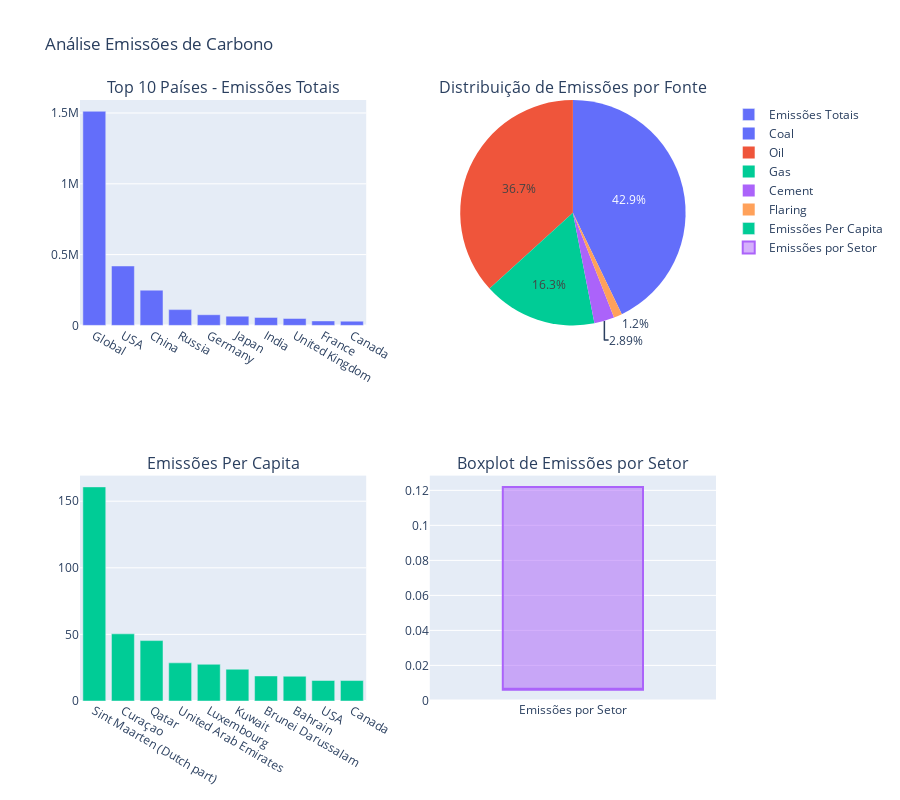
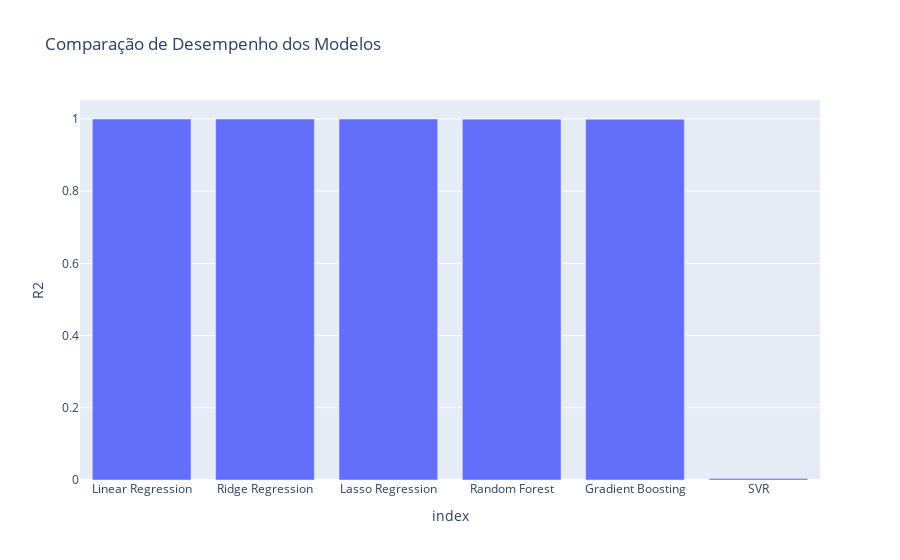
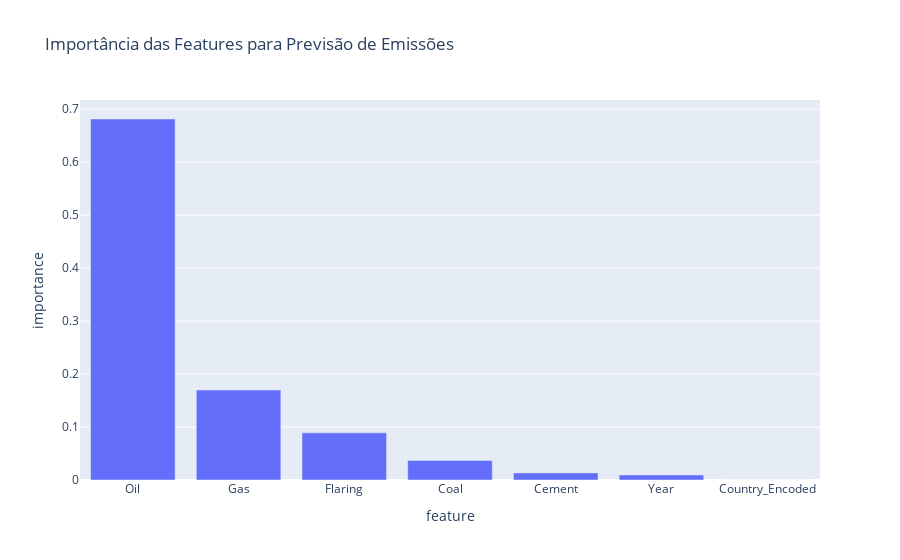
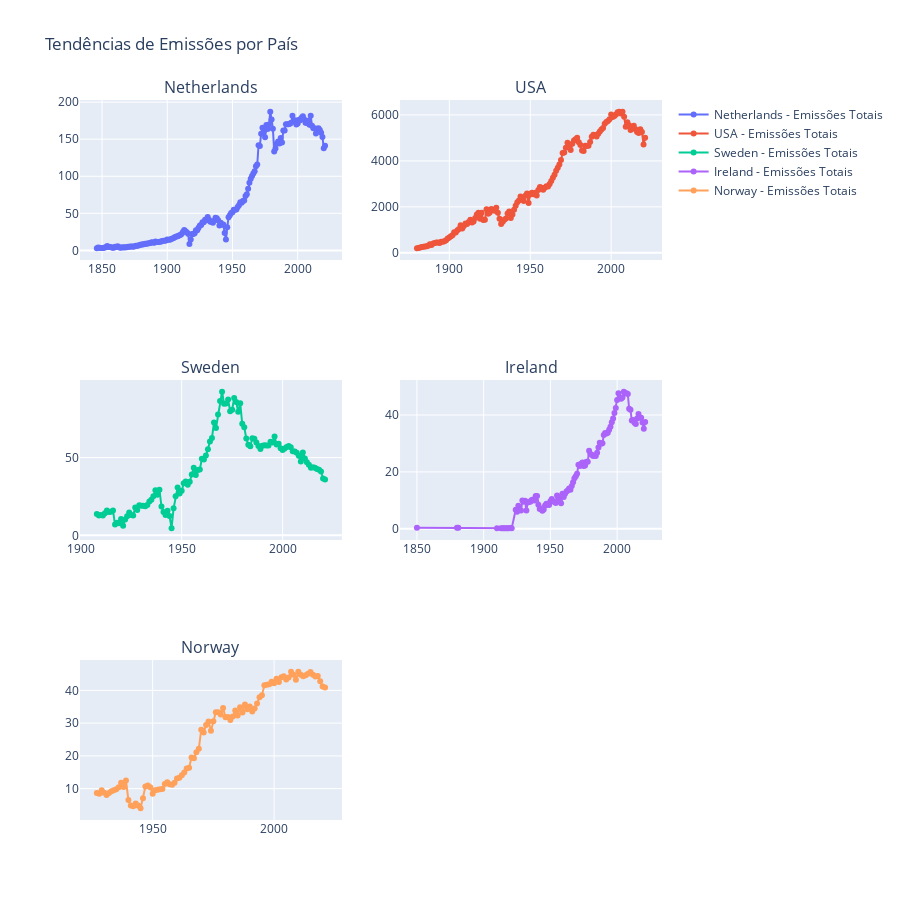

Notebook cell for these charts, in order:
### Markdown cell above
# Análise da Pegada de Carbono

O código realiza as seguintes etapas:

### 1. **Análise Exploratória Multimodal**
   - **Gráfico de Emissões Totais por País**: Exibe os 10 países com as maiores emissões totais de carbono.
   - **Distribuição das Fontes de Emissão**: Cria um gráfico de pizza mostrando a contribuição de diferentes fontes de emissão (Carvão, Petróleo, Gás, Cimento e Flaring).
   - **Emissões Per Capita**: Exibe as emissões médias per capita nos 10 países com maior emissão.
   - **Boxplot de Emissões por Setor**: Apresenta a variação das emissões por setor em um gráfico de caixa.

### 2. **Modelagem Preditiva Avançada**
   - **Previsão de Emissões**: Aplica diversos modelos de regressão (Linear, Ridge, Lasso, Random Forest, Gradient Boosting, e SVR) para prever as emissões totais.
   - **Avaliação de Modelos**: Compara os modelos com base em métricas como MSE, R2 e MAE.
   - **Importância das Variáveis**: Exibe a importância das variáveis para a previsão das emissões usando Random Forest.

### 3. **Análise Temporal Profunda**
   - **Tendência das Emissões**: Exibe gráficos de séries temporais para os 5 países com mais dados, mostrando as tendências de emissões ao longo do tempo.
   - **Regressão Polinomial**: Aplica uma regressão polinomial para identificar tendências e prever as emissões futuras de um país.

## Objetivo

O código visa fornecer uma análise completa da pegada de carbono, avaliando as emissões por diferentes países, fontes e setores, além de utilizar modelos preditivos para entender e projetar o comportamento futuro das emissões.

---

### Code cell
class AnalisePegadaCarbonoPro:
    def __init__(self, caminho_dataset1, caminho_dataset2):
        # Carregamento dos datasets
        self.df_setores = self._carregar_preparar_dados(caminho_dataset1, 'setores')
        self.df_fontes = self._carregar_preparar_dados(caminho_dataset2, 'fontes')
        
        plt.style.use('ggplot')
        
    def _carregar_preparar_dados(self, caminho, tipo='setores'):
        try:
            df = pd.read_csv(caminho)
            
            if tipo == 'setores':
                # Tratamentos para dataset de setores
                df.dropna(subset=['country', 'sector', 'value'], inplace=True)
                df['timestamp'] = pd.to_datetime(df['timestamp'], unit='s')
                df['year'] = df['timestamp'].dt.year
            
            elif tipo == 'fontes':
                # Tratamentos para dataset de fontes
                colunas_interesse = [
                    'Country', 'Year', 'Total', 
                    'Coal', 'Oil', 'Gas', 
                    'Cement', 'Flaring', 'Per Capita'
                ]
                
                colunas_existentes = [col for col in colunas_interesse if col in df.columns]
                df = df[colunas_existentes]
                
                df.dropna(inplace=True)
            
            return df
        
        except Exception as e:
            print(f"Erro no carregamento dos dados ({tipo}): {e}")
            return None
    
    def analise_exploratoria_multimodal(self):
        # 1. Análise de Distribuição de Emissões
        fig = make_subplots(
            rows=2, cols=2, 
            subplot_titles=(
                'Top 10 Países - Emissões Totais', 
                'Distribuição de Emissões por Fonte',
                'Emissões Per Capita', 
                'Boxplot de Emissões por Setor'
            ),
            specs=[[{'type': 'xy'}, {'type': 'domain'}], [{'type': 'xy'}, {'type': 'xy'}]]
        )
        
        # Top 10 Países
        top_paises = self.df_fontes.groupby('Country')['Total'].sum().nlargest(10)
        fig.add_trace(
            go.Bar(x=top_paises.index, y=top_paises.values, name='Emissões Totais'),
            row=1, col=1
        )
        
        # Distribuição de Emissões por Fonte
        fontes = ['Coal', 'Oil', 'Gas', 'Cement', 'Flaring']
        emissoes_por_fonte = self.df_fontes[fontes].sum()
        fig.add_trace(
            go.Pie(
                labels=emissoes_por_fonte.index, 
                values=emissoes_por_fonte.values, 
                name='Fontes de Emissão'
            ),
            row=1, col=2
        )
        
        # Emissões Per Capita Top 10
        top_paises_per_capita = self.df_fontes.groupby('Country')['Per Capita'].mean().nlargest(10)
        fig.add_trace(
            go.Bar(x=top_paises_per_capita.index, y=top_paises_per_capita.values, name='Emissões Per Capita'),
            row=2, col=1
        )
        
        # Boxplot de Emissões por Setor
        boxplot_setores = self.df_setores.boxplot(column='value', by='sector')
        fig.add_trace(
            go.Box(y=boxplot_setores.get_lines()[0].get_ydata(), name='Emissões por Setor'),
            row=2, col=2
        )
        
        fig.update_layout(height=800, title_text="Análise Emissões de Carbono")
        fig.show()
    
    def modelagem_preditiva_avancada(self):
        # Preparação dos dados
        df_ml = self.df_fontes.copy()
        
        # Encoding de países
        le = LabelEncoder()
        df_ml['Country_Encoded'] = le.fit_transform(df_ml['Country'])
        
        # Seleção de features
        features = ['Year', 'Country_Encoded', 'Coal', 'Oil', 'Gas', 'Cement', 'Flaring']
        X = df_ml[features]
        y_total = df_ml['Total']
        y_per_capita = df_ml['Per Capita']
        
        # Divisão treino-teste
        X_train, X_test, y_train, y_test = train_test_split(X, y_total, test_size=0.2, random_state=42)
        
        modelos = {
            'Linear Regression': LinearRegression(),
            'Ridge Regression': Ridge(),
            'Lasso Regression': Lasso(),
            'Random Forest': RandomForestRegressor(n_estimators=100),
            'Gradient Boosting': GradientBoostingRegressor(),
            'SVR': SVR(kernel='rbf')
        }
        
        resultados = {}
        
        for nome, modelo in modelos.items():
            pipeline = Pipeline([
                ('scaler', StandardScaler()),
                ('regressor', modelo)
            ])
            
            # Treinamento e avaliação
            pipeline.fit(X_train, y_train)
            y_pred = pipeline.predict(X_test)
            
            # Métricas de desempenho
            resultados[nome] = {
                'MSE': mean_squared_error(y_test, y_pred),
                'R2': r2_score(y_test, y_pred),
                'MAE': mean_absolute_error(y_test, y_pred)
            }
        
        # Visualização de resultados
        resultados_df = pd.DataFrame.from_dict(resultados, orient='index')
        fig = px.bar(
            resultados_df, 
            x=resultados_df.index, 
            y='R2', 
            title='Comparação de Desempenho dos Modelos'
        )
        fig.show()
        
        # Análise de Importância de Features
        rf = RandomForestRegressor(n_estimators=100)
        rf.fit(X_train, y_train)
        
        feature_importance = pd.DataFrame({
            'feature': features,
            'importance': rf.feature_importances_
        }).sort_values('importance', ascending=False)
        
        fig_features = px.bar(
            feature_importance, 
            x='feature', 
            y='importance', 
            title='Importância das Features para Previsão de Emissões'
        )
        fig_features.show()
    
    def analise_temporal_profunda(self):
        # Séries temporais por país
        paises_principais = self.df_fontes['Country'].value_counts().head(5).index
        
        fig = make_subplots(rows=3, cols=2, subplot_titles=paises_principais)
        
        for i, pais in enumerate(paises_principais, 1):
            dados_pais = self.df_fontes[self.df_fontes['Country'] == pais]
            
            # Emissões totais
            fig.add_trace(
                go.Scatter(
                    x=dados_pais['Year'], 
                    y=dados_pais['Total'], 
                    mode='lines+markers',
                    name=f'{pais} - Emissões Totais'
                ),
                row=(i-1)//2 + 1, col=(i-1)%2 + 1
            )
        
        fig.update_layout(height=900, title_text="Tendências de Emissões por País")
        fig.show()
        
        # Exemplo simplificado para o país com mais dados
        pais_analise = paises_principais[0]
        dados_pais = self.df_fontes[self.df_fontes['Country'] == pais_analise]
        
        # Regressão polinomial para capturar tendência
        from sklearn.preprocessing import PolynomialFeatures
        from sklearn.pipeline import make_pipeline
        
        X = dados_pais['Year'].values.reshape(-1, 1)
        y = dados_pais['Total'].values
        
        modelo_tendencia = make_pipeline(
            PolynomialFeatures(degree=3), 
            LinearRegression()
        )
        modelo_tendencia.fit(X, y)
        
        tendencia = modelo_tendencia.predict(X)
        
        plt.figure(figsize=(12, 6))
        plt.plot(X, y, label='Dados Originais')
        plt.plot(X, tendencia, label='Tendência', color='red')
        plt.title(f'Análise de Tendência para {pais_analise}')
        plt.xlabel('Ano')
        plt.ylabel('Emissões Totais')
        plt.legend()
        plt.show()
    
    def executar_analise_completa(self):
        print("\n Análise Pegada de Carbono")
        
        print("\n Análise Exploratória Multimodal:")
        self.analise_exploratoria_multimodal()
        
        print("\n Modelagem Preditiva:")
        self.modelagem_preditiva_avancada()
        
        print("\n Análise Temporal:")
        self.analise_temporal_profunda()

if __name__ == "__main__":
    caminho_dataset1 = 'Data/dataset.csv'  
    caminho_dataset2 = 'Data/GCB2022v27_MtCO2_flat.csv'
    
    projeto = AnalisePegadaCarbonoPro(caminho_dataset1, caminho_dataset2)
    projeto.executar_analise_completa()

### Figure 1 — Plotly figure (JSON) as saved in the notebook; plotly's stock layout.template omitted (floating-point values rounded to 4 significant figures)
{"data": [{"name": "Emissões Totais", "type": "bar", "x": ["Global", "USA", "China", "Russia", "Germany", "Japan", "India", "United Kingdom", "France", "Canada"], "xaxis": "x", "y": [1512000.0, 419400.0, 248700.0, 111300.0, 75170.0, 65060.0, 56190.0, 48720.0, 31390.0, 29760.0], "yaxis": "y"}, {"domain": {"x": [0.55, 1], "y": [0.625, 1]}, "labels": ["Coal", "Oil", "Gas", "Cement", "Flaring"], "name": "Fontes de Emissão", "type": "pie", "values": [1322000.0, 1134000.0, 503200.0, 89150.0, 36910.0]}, {"name": "Emissões Per Capita", "type": "bar", "x": ["Sint Maarten (Dutch part)", "Curaçao", "Qatar", "United Arab Emirates", "Luxembourg", "Kuwait", "Brunei Darussalam", "Bahrain", "USA", "Canada"], "xaxis": "x2", "y": [160.8, 50.42, 45.36, 28.64, 27.56, 23.86, 18.81, 18.58, 15.38, 15.37], "yaxis": "y2"}, {"name": "Emissões por Setor", "type": "box", "xaxis": "x3", "y": [0.006101, 0.006101, 0.122, 0.122, 0.006101], "yaxis": "y3"}], "layout": {"annotations": [{"font": {"size": 16}, "showarrow": false, "text": "Top 10 Países - Emissões Totais", "x": 0.225, "xanchor": "center", "xref": "paper", "y": 1, "yanchor": "bottom", "yref": "paper"}, {"font": {"size": 16}, "showarrow": false, "text": "Distribuição de Emissões por Fonte", "x": 0.775, "xanchor": "center", "xref": "paper", "y": 1, "yanchor": "bottom", "yref": "paper"}, {"font": {"size": 16}, "showarrow": false, "text": "Emissões Per Capita", "x": 0.225, "xanchor": "center", "xref": "paper", "y": 0.375, "yanchor": "bottom", "yref": "paper"}, {"font": {"size": 16}, "showarrow": false, "text": "Boxplot de Emissões por Setor", "x": 0.775, "xanchor": "center", "xref": "paper", "y": 0.375, "yanchor": "bottom", "yref": "paper"}], "height": 800, "title": {"text": "Análise Emissões de Carbono"}, "xaxis": {"anchor": "y", "domain": [0, 0.45]}, "xaxis2": {"anchor": "y2", "domain": [0, 0.45]}, "xaxis3": {"anchor": "y3", "domain": [0.55, 1]}, "yaxis": {"anchor": "x", "domain": [0.625, 1]}, "yaxis2": {"anchor": "x2", "domain": [0, 0.375]}, "yaxis3": {"anchor": "x3", "domain": [0, 0.375]}}}

### Figure 2 — Plotly figure (JSON) as saved in the notebook; plotly's stock layout.template omitted (floating-point values rounded to 4 significant figures)
{"data": [{"alignmentgroup": "True", "hovertemplate": "index=%{x}<br>R2=%{y}<extra></extra>", "legendgroup": "", "marker": {"color": "#636efa", "pattern": {"shape": ""}}, "name": "", "offsetgroup": "", "orientation": "v", "showlegend": false, "textposition": "auto", "type": "bar", "x": ["Linear Regression", "Ridge Regression", "Lasso Regression", "Random Forest", "Gradient Boosting", "SVR"], "xaxis": "x", "y": [1.0, 1.0, 1.0, 0.9995, 0.9993, 0.004197], "yaxis": "y"}], "layout": {"barmode": "relative", "legend": {"tracegroupgap": 0}, "title": {"text": "Comparação de Desempenho dos Modelos"}, "xaxis": {"anchor": "y", "domain": [0, 1], "title": {"text": "index"}}, "yaxis": {"anchor": "x", "domain": [0, 1], "title": {"text": "R2"}}}}

### Figure 3 — Plotly figure (JSON) as saved in the notebook; plotly's stock layout.template omitted (floating-point values rounded to 4 significant figures)
{"data": [{"alignmentgroup": "True", "hovertemplate": "feature=%{x}<br>importance=%{y}<extra></extra>", "legendgroup": "", "marker": {"color": "#636efa", "pattern": {"shape": ""}}, "name": "", "offsetgroup": "", "orientation": "v", "showlegend": false, "textposition": "auto", "type": "bar", "x": ["Oil", "Gas", "Flaring", "Coal", "Cement", "Year", "Country_Encoded"], "xaxis": "x", "y": [0.6812, 0.1699, 0.08896, 0.03694, 0.01344, 0.009491, 5.14e-05], "yaxis": "y"}], "layout": {"barmode": "relative", "legend": {"tracegroupgap": 0}, "title": {"text": "Importância das Features para Previsão de Emissões"}, "xaxis": {"anchor": "y", "domain": [0, 1], "title": {"text": "feature"}}, "yaxis": {"anchor": "x", "domain": [0, 1], "title": {"text": "importance"}}}}

### Figure 4 — Plotly figure (JSON) as saved in the notebook; plotly's stock layout.template omitted (floating-point values rounded to 4 significant figures; data arrays with more than 128 entries replaced by an {"elided": "..."} marker saying what was removed)
{"data": [{"mode": "lines+markers", "name": "Netherlands - Emissões Totais", "type": "scatter", "x": {"elided": "176 int values"}, "xaxis": "x", "y": {"elided": "176 float values"}, "yaxis": "y"}, {"mode": "lines+markers", "name": "USA - Emissões Totais", "type": "scatter", "x": {"elided": "142 int values"}, "xaxis": "x2", "y": {"elided": "142 float values"}, "yaxis": "y2"}, {"mode": "lines+markers", "name": "Sweden - Emissões Totais", "type": "scatter", "x": [1908, 1909, 1910, 1911, 1912, 1913, 1914, 1915, 1916, 1917, 1918, 1919, 1920, 1921, 1922, 1923, 1924, 1925, 1926, 1927, 1928, 1929, 1930, 1931, 1932, 1933, 1934, 1935, 1936, 1937, 1938, 1939, 1940, 1941, 1942, 1943, 1944, 1945, 1946, 1947, 1948, 1949, 1950, 1951, 1952, 1953, 1954, 1955, 1956, 1957, 1958, 1959, 1960, 1961, 1962, 1963, 1964, 1965, 1966, 1967, 1968, 1969, 1970, 1971, 1972, 1973, 1974, 1975, 1976, 1977, 1978, 1979, 1980, 1981, 1982, 1983, 1984, 1985, 1986, 1987, 1988, 1989, 1990, 1991, 1992, 1993, 1994, 1995, 1996, 1997, 1998, 1999, 2000, 2001, 2002, 2003, 2004, 2005, 2006, 2007, 2008, 2009, 2010, 2011, 2012, 2013, 2014, 2015, 2016, 2017, 2018, 2019, 2020, 2021], "xaxis": "x3", "y": [13.76, 12.67, 13.12, 12.79, 14.19, 15.95, 14.99, 15.1, 15.93, 6.904, 8.115, 7.797, 10.54, 6.133, 10.13, 12.29, 14.64, 13.12, 12.77, 17.87, 16.24, 19.37, 18.93, 18.94, 18.74, 19.52, 21.73, 22.86, 25.05, 28.94, 26.13, 29.3, 18.47, 15.04, 13.02, 15.84, 12.44, 4.549, 17.38, 25.09, 30.8, 26.83, 28.66, 33.44, 34.52, 32.55, 34.49, 39.1, 43.38, 38.84, 42.07, 42.39, 49.17, 48.8, 51.27, 55.31, 60.37, 62.56, 72.52, 68.93, 77.61, 86.38, 92.29, 84.51, 84.7, 87.29, 79.82, 80.76, 88.24, 85.74, 79.48, 84.87, 71.71, 69.39, 62.26, 58.27, 57.31, 62.36, 62.01, 59.69, 57.43, 55.52, 57.58, 57.95, 57.69, 57.73, 60.19, 59.61, 63.52, 58.43, 58.89, 56.03, 54.89, 55.82, 56.79, 57.37, 56.68, 54.07, 53.89, 53.15, 51.07, 47.42, 53.29, 49.41, 46.92, 45.35, 43.48, 43.74, 43.42, 42.7, 42.09, 40.98, 36.52, 35.85], "yaxis": "y3"}, {"mode": "lines+markers", "name": "Ireland - Emissões Totais", "type": "scatter", "x": [1850, 1880, 1881, 1910, 1913, 1914, 1915, 1916, 1917, 1918, 1919, 1920, 1921, 1924, 1925, 1926, 1927, 1928, 1929, 1930, 1931, 1932, 1933, 1934, 1935, 1936, 1937, 1938, 1939, 1940, 1941, 1942, 1943, 1944, 1945, 1946, 1947, 1948, 1949, 1950, 1951, 1952, 1953, 1954, 1955, 1956, 1957, 1958, 1959, 1960, 1961, 1962, 1963, 1964, 1965, 1966, 1967, 1968, 1969, 1970, 1971, 1972, 1973, 1974, 1975, 1976, 1977, 1978, 1979, 1980, 1981, 1982, 1983, 1984, 1985, 1986, 1987, 1988, 1989, 1990, 1991, 1992, 1993, 1994, 1995, 1996, 1997, 1998, 1999, 2000, 2001, 2002, 2003, 2004, 2005, 2006, 2007, 2008, 2009, 2010, 2011, 2012, 2013, 2014, 2015, 2016, 2017, 2018, 2019, 2020, 2021], "xaxis": "x4", "y": [0.3957, 0.3517, 0.3517, 0.2162, 0.2235, 0.2492, 0.2272, 0.2418, 0.2565, 0.2455, 0.2492, 0.2931, 0.2382, 6.687, 6.035, 8.097, 6.731, 6.485, 9.999, 9.552, 9.842, 6.427, 9.266, 9.482, 9.534, 10.15, 10.35, 9.966, 11.53, 11.52, 8.448, 7.016, 7.111, 6.356, 6.833, 8.195, 8.811, 8.444, 8.345, 9.726, 10.51, 9.62, 9.535, 9.092, 11.71, 10.92, 9.718, 8.956, 12.31, 11.17, 12.35, 13.11, 13.45, 14.22, 13.72, 15.09, 16.39, 17.8, 18.49, 19.39, 22.48, 22.04, 22.85, 23.29, 22.05, 22.29, 23.57, 23.58, 27.4, 26.27, 26.06, 25.57, 25.73, 25.55, 26.75, 28.55, 30.23, 29.88, 30.06, 32.94, 33.67, 33.5, 33.72, 34.84, 35.85, 37.47, 38.8, 40.71, 42.44, 45.25, 47.61, 46.08, 45.68, 46.17, 48.16, 47.6, 47.66, 47.36, 42.18, 41.79, 38.06, 38.23, 37.28, 36.85, 38.72, 40.37, 39.08, 39.01, 37.33, 35.15, 37.54], "yaxis": "y4"}, {"mode": "lines+markers", "name": "Norway - Emissões Totais", "type": "scatter", "x": [1927, 1928, 1929, 1930, 1931, 1932, 1933, 1934, 1935, 1936, 1937, 1938, 1939, 1940, 1941, 1942, 1943, 1944, 1945, 1946, 1947, 1948, 1949, 1950, 1951, 1952, 1953, 1954, 1955, 1956, 1957, 1958, 1959, 1960, 1961, 1962, 1963, 1964, 1965, 1966, 1967, 1968, 1969, 1970, 1971, 1972, 1973, 1974, 1975, 1976, 1977, 1978, 1979, 1980, 1981, 1982, 1983, 1984, 1985, 1986, 1987, 1988, 1989, 1990, 1991, 1992, 1993, 1994, 1995, 1996, 1997, 1998, 1999, 2000, 2001, 2002, 2003, 2004, 2005, 2006, 2007, 2008, 2009, 2010, 2011, 2012, 2013, 2014, 2015, 2016, 2017, 2018, 2019, 2020, 2021], "xaxis": "x5", "y": [8.668, 8.454, 9.521, 8.727, 8.086, 8.643, 9.179, 9.485, 9.782, 10.44, 11.76, 10.48, 12.51, 6.51, 4.813, 4.626, 5.443, 4.879, 4.012, 7.073, 10.63, 10.98, 10.41, 8.432, 9.476, 9.685, 9.783, 9.882, 11.41, 11.95, 11.36, 11.19, 11.81, 13.09, 13.34, 14.06, 14.97, 16.17, 16.39, 19.54, 19.3, 21.11, 22.19, 27.98, 27.17, 29.39, 30.49, 27.69, 30.61, 33.35, 33.33, 32.65, 34.66, 31.81, 31.84, 30.96, 32.0, 33.87, 32.35, 34.86, 33.28, 35.68, 34.23, 35.1, 33.53, 34.45, 36, 37.91, 38.51, 41.57, 41.73, 41.87, 42.64, 42.15, 43.53, 42.59, 43.98, 44.31, 43.34, 43.93, 45.67, 44.8, 43.23, 45.69, 44.79, 44.3, 44.59, 45.05, 45.59, 44.77, 44.24, 44.39, 42.78, 41.2, 40.92], "yaxis": "y5"}], "layout": {"annotations": [{"font": {"size": 16}, "showarrow": false, "text": "Netherlands", "x": 0.225, "xanchor": "center", "xref": "paper", "y": 1, "yanchor": "bottom", "yref": "paper"}, {"font": {"size": 16}, "showarrow": false, "text": "USA", "x": 0.775, "xanchor": "center", "xref": "paper", "y": 1, "yanchor": "bottom", "yref": "paper"}, {"font": {"size": 16}, "showarrow": false, "text": "Sweden", "x": 0.225, "xanchor": "center", "xref": "paper", "y": 0.6111, "yanchor": "bottom", "yref": "paper"}, {"font": {"size": 16}, "showarrow": false, "text": "Ireland", "x": 0.775, "xanchor": "center", "xref": "paper", "y": 0.6111, "yanchor": "bottom", "yref": "paper"}, {"font": {"size": 16}, "showarrow": false, "text": "Norway", "x": 0.225, "xanchor": "center", "xref": "paper", "y": 0.2222, "yanchor": "bottom", "yref": "paper"}], "height": 900, "title": {"text": "Tendências de Emissões por País"}, "xaxis": {"anchor": "y", "domain": [0, 0.45]}, "xaxis2": {"anchor": "y2", "domain": [0.55, 1]}, "xaxis3": {"anchor": "y3", "domain": [0, 0.45]}, "xaxis4": {"anchor": "y4", "domain": [0.55, 1]}, "xaxis5": {"anchor": "y5", "domain": [0, 0.45]}, "xaxis6": {"anchor": "y6", "domain": [0.55, 1]}, "yaxis": {"anchor": "x", "domain": [0.7778, 1]}, "yaxis2": {"anchor": "x2", "domain": [0.7778, 1]}, "yaxis3": {"anchor": "x3", "domain": [0.3889, 0.6111]}, "yaxis4": {"anchor": "x4", "domain": [0.3889, 0.6111]}, "yaxis5": {"anchor": "x5", "domain": [0, 0.2222]}, "yaxis6": {"anchor": "x6", "domain": [0, 0.2222]}}}
